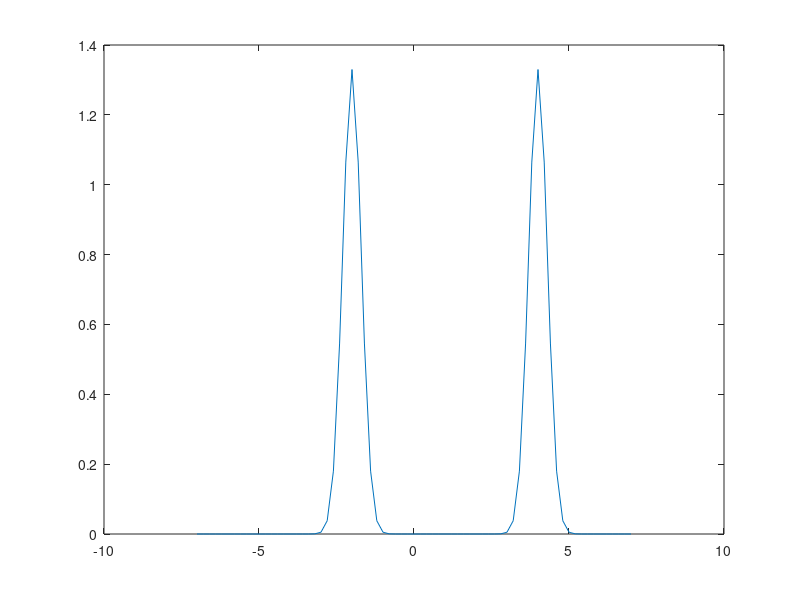
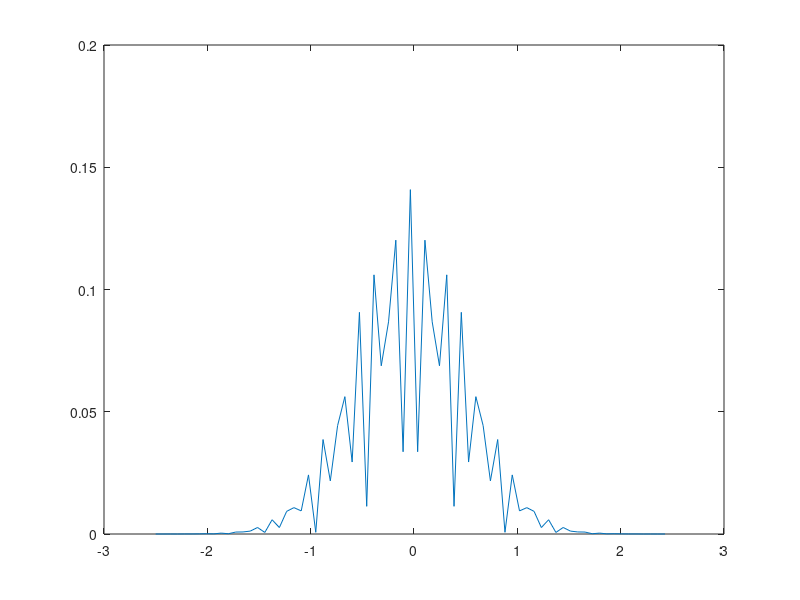

The MATLAB source for these figures, in order:
%sampling frequency for Gaussiann
%is Gaussian also cyclic? What happens when I add two?
%reconstruct how?

mean=0;
sigma=.3;
dt=0.2;
%fs=1/dt;

x=-7:dt:7;
n=length(x);
%one gaussian
fx=1/sqrt(2*pi)/sigma*exp(-((x-mean).*(x-mean))/2/sigma/sigma);
%two gaussian
fx=1/sqrt(2*pi)/sigma*exp(-((x-mean+2).*(x-mean+2))/2/sigma/sigma)+1/sqrt(2*pi)/sigma*exp(-((x-mean-4).*(x-mean-4))/2/sigma/sigma);
figure(1)
plot(x,fx)


ft=fft(fx,n)/n;
ft0 = fftshift(ft);
%why divide by n?
t = (-n/2:n/2-1)*((1/dt)/n);
t = (-n/2:n/2-1)*((1/dt)/n);
y=abs(ft0);
figure(2)
plot(t,y), axis([-3 3 0 .2]);